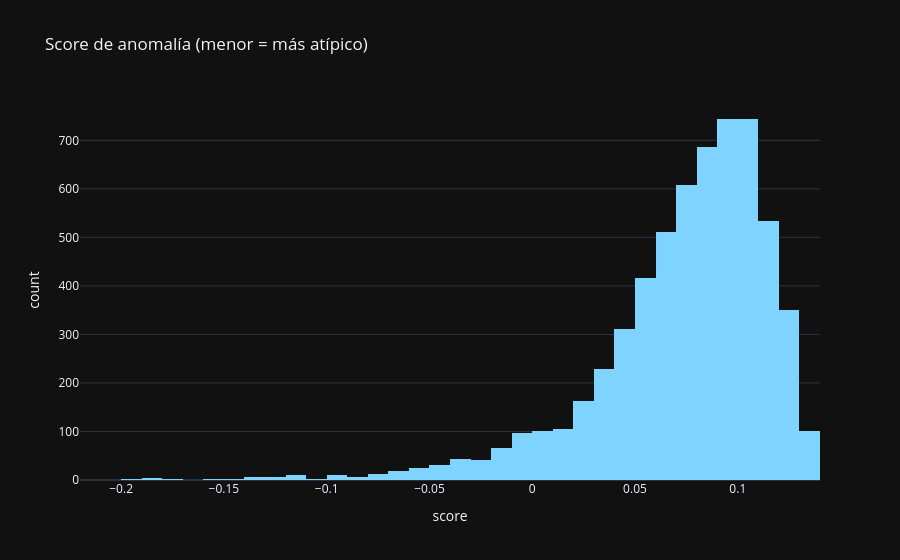
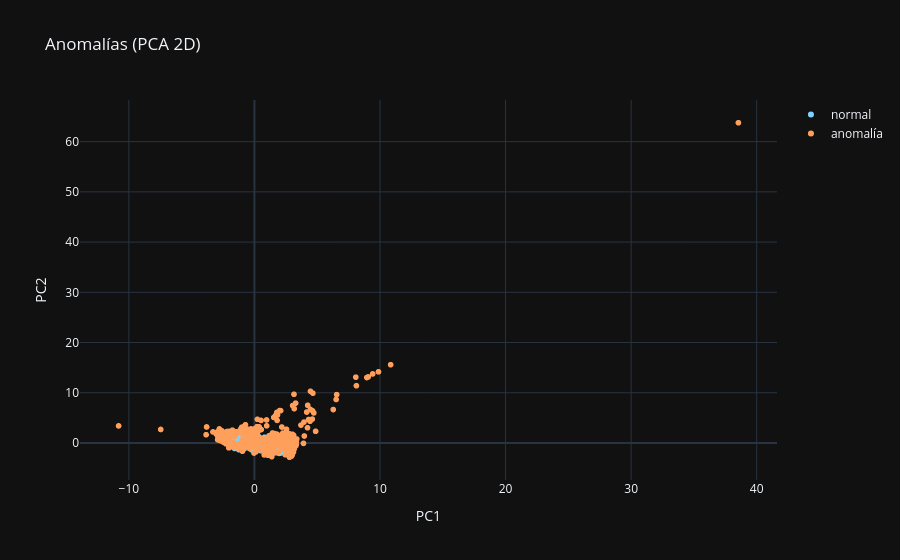

Notebook source saved alongside these figures, in order:
### Markdown cell above
## 📊 5 · Evaluación

Interpretación de los grupos / anomalías (proyección PCA 2D).

### Code cell
# 5 · Score de anomalía + proyección 2D (PCA)
px.histogram(x=scores, nbins=50, title='Score de anomalía (menor = más atípico)',
             labels={'x': 'score'}).show()
from sklearn.decomposition import PCA
coords = PCA(n_components=2, random_state=SEED).fit_transform(Xp)
px.scatter(x=coords[:, 0], y=coords[:, 1],
           color=df['anomalia'].map({False: 'normal', True: 'anomalía'}),
           color_discrete_map={'normal': PRIMARY, 'anomalía': ACCENT},
           labels={'x': 'PC1', 'y': 'PC2', 'color': ''}, title='Anomalías (PCA 2D)').show()

### Figure 1 — Plotly figure (JSON) as saved in the notebook; plotly's stock layout.template omitted (floating-point values rounded to 4 significant figures; data arrays with more than 128 entries replaced by an {"elided": "..."} marker saying what was removed)
{"data": [{"bingroup": "x", "hovertemplate": "score=%{x}<br>count=%{y}<extra></extra>", "legendgroup": "", "marker": {"color": "#7fd4ff", "pattern": {"shape": ""}}, "name": "", "nbinsx": 50, "orientation": "v", "showlegend": false, "type": "histogram", "x": {"elided": "6000 float values"}, "xaxis": "x", "yaxis": "y"}], "layout": {"barmode": "relative", "legend": {"tracegroupgap": 0}, "title": {"text": "Score de anomalía (menor = más atípico)"}, "xaxis": {"anchor": "y", "domain": [0.0, 1.0], "title": {"text": "score"}}, "yaxis": {"anchor": "x", "domain": [0.0, 1.0], "title": {"text": "count"}}}}

### Figure 2 — Plotly figure (JSON) as saved in the notebook; plotly's stock layout.template omitted (floating-point values rounded to 4 significant figures; data arrays with more than 128 entries replaced by an {"elided": "..."} marker saying what was removed)
{"data": [{"hovertemplate": "=normal<br>PC1=%{x}<br>PC2=%{y}<extra></extra>", "legendgroup": "normal", "marker": {"color": "#7fd4ff", "symbol": "circle"}, "mode": "markers", "name": "normal", "showlegend": true, "type": "scattergl", "x": {"elided": "5604 float values"}, "xaxis": "x", "y": {"elided": "5604 float values"}, "yaxis": "y"}, {"hovertemplate": "=anomalía<br>PC1=%{x}<br>PC2=%{y}<extra></extra>", "legendgroup": "anomalía", "marker": {"color": "#ff9f5c", "symbol": "circle"}, "mode": "markers", "name": "anomalía", "showlegend": true, "type": "scattergl", "x": {"elided": "396 float values"}, "xaxis": "x", "y": {"elided": "396 float values"}, "yaxis": "y"}], "layout": {"legend": {"title": {"text": ""}, "tracegroupgap": 0}, "title": {"text": "Anomalías (PCA 2D)"}, "xaxis": {"anchor": "y", "domain": [0.0, 1.0], "title": {"text": "PC1"}}, "yaxis": {"anchor": "x", "domain": [0.0, 1.0], "title": {"text": "PC2"}}}}
